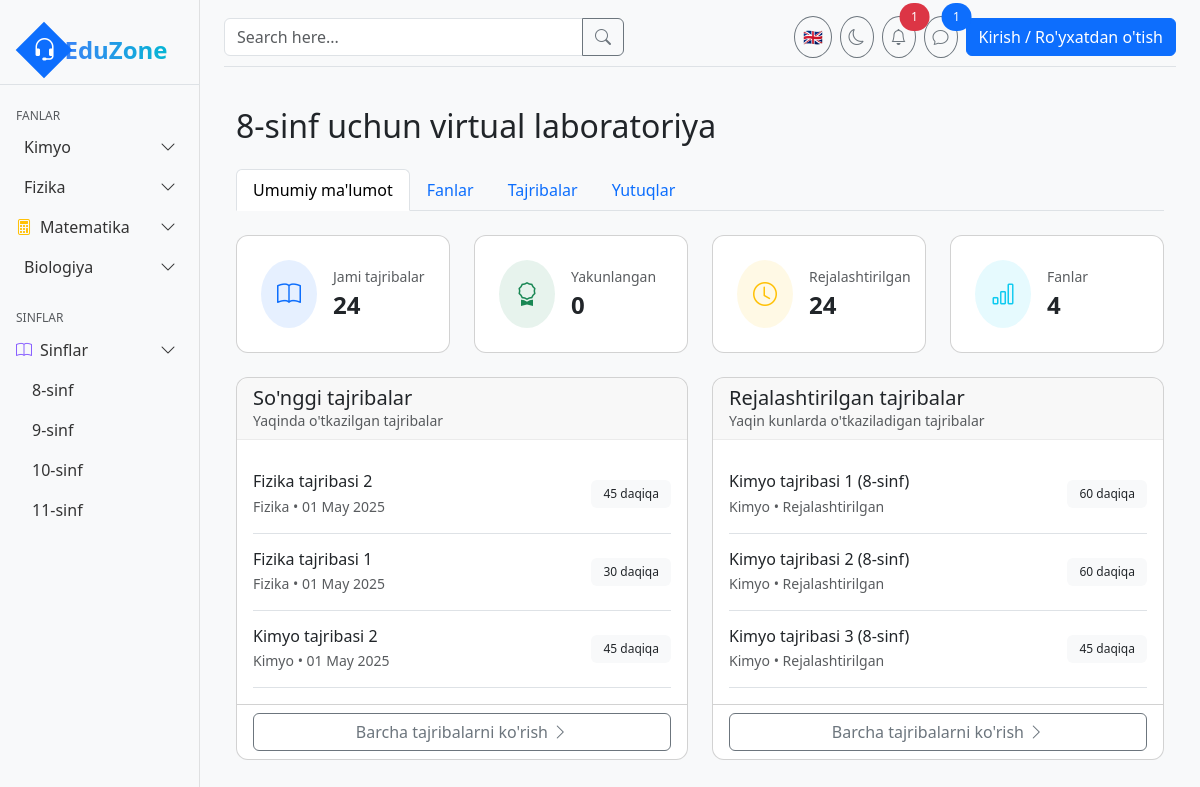
/sinf/8/, run on the app's committed database.
### core/models.py (models this page shows, shortened)
class Grade(models.Model):
    number = models.IntegerField(unique=True)
    description = models.TextField(blank=True)

class Experiment(models.Model):
    DIFFICULTY_CHOICES = [
        ('easy', 'Oson'),
        ('medium', 'O\'rta'),
        ('hard', 'Qiyin'),
    ]
    title = models.CharField(max_length=200)
    slug = models.SlugField(unique=True)
    subject = models.ForeignKey(Subject, on_delete=models.CASCADE, related_name='experiments')
    grade = models.ForeignKey(Grade, on_delete=models.CASCADE, related_name='experiments')
    description = models.TextField()
    difficulty = models.CharField(max_length=10, choices=DIFFICULTY_CHOICES, default='medium')
    duration = models.CharField(max_length=50, help_text="e.g., '30 daqiqa'")
    instructions = models.TextField(blank=True)
    link = models.CharField(max_length=200, blank=True, null=True)
    is_vr = models.BooleanField(default=False, help_text="Is this a VR experiment?")
    created_at = models.DateTimeField(auto_now_add=True)
    updated_at = models.DateTimeField(auto_now=True)

class Subject(models.Model):
    name = models.CharField(max_length=100)
    slug = models.SlugField(unique=True)
    icon = models.CharField(max_length=50, help_text="Icon name (e.g., 'beaker', 'atom')")
    color = models.CharField(max_length=50, default="text-blue-500")
    bg_color = models.CharField(max_length=50, default="bg-blue-100")
    description = models.TextField(blank=True)

### core/views.py (the view, shortened to what this page needs)
# urls.py: path('sinf/<int:grade_number>/', views.grade_dashboard, name='grade_dashboard'),
def grade_dashboard(request, grade_number):
    grade = get_object_or_404(Grade, number=grade_number)
    subjects = Subject.objects.all()
    experiments = Experiment.objects.filter(grade=grade)
    user_progress = None
    achievements = []
    recent_experiments = experiments.order_by('-created_at')[:3]
    return render(request, 'grade_dashboard.html', {
        'grade': grade,
        'subjects': subjects,
        'experiments': experiments,
        'user_progress': user_progress,
        'recent_experiments': recent_experiments,
        'achievements': achievements,
    })

### core/templatetags/core_tags.py (called while the page is built)
@register.filter
def filter_by_subject(experiments, subject):
    if isinstance(experiments, QuerySet):
        return experiments.filter(subject=subject)
    return [exp for exp in experiments if exp.subject == subject]

@register.filter
def completed_count(user_experiments, experiments):
    if not user_experiments:
        return 0
    count = 0
    for exp in experiments:
        if exp.id in user_experiments and user_experiments[exp.id]:
            count += 1
    return count

### templates/grade_dashboard.html (shortened to what this page needs)
{% extends 'base.html' %}
{% load core_tags %}
{% load static %}
{% block content %}
<div class="container-fluid py-4">
    <div class="d-flex justify-content-between align-items-center mb-4">
        <h2 class="mb-0">{{ grade.number }}-sinf uchun virtual laboratoriya</h2>
    </div>
    <ul class="nav nav-tabs mb-4" id="gradeTabs" role="tablist">
        <li class="nav-item" role="presentation">
            <button class="nav-link active" id="overview-tab" data-bs-toggle="tab" data-bs-target="#overview" type="button" role="tab" aria-controls="overview" aria-selected="true">Umumiy ma'lumot</button>
        </li>
        <li class="nav-item" role="presentation">
            <button class="nav-link" id="subjects-tab" data-bs-toggle="tab" data-bs-target="#subjects" type="button" role="tab" aria-controls="subjects" aria-selected="false">Fanlar</button>
        </li>
        <li class="nav-item" role="presentation">
            <button class="nav-link" id="experiments-tab" data-bs-toggle="tab" data-bs-target="#experiments" type="button" role="tab" aria-controls="experiments" aria-selected="false">Tajribalar</button>
        </li>
        <li class="nav-item" role="presentation">
            <button class="nav-link" id="achievements-tab" data-bs-toggle="tab" data-bs-target="#achievements" type="button" role="tab" aria-controls="achievements" aria-selected="false">Yutuqlar</button>
        </li>
    </ul>
    <div class="tab-content" id="gradeTabsContent">
        <div class="tab-pane fade show active" id="overview" role="tabpanel" aria-labelledby="overview-tab">
            <div class="row g-4 mb-4">
                <div class="col-md-3">
                    <div class="card h-100">
                        <div class="card-body p-4">
                            <div class="d-flex align-items-center gap-3">
                                <div class="bg-primary bg-opacity-10 p-3 rounded-circle">
                                    <i class="bi bi-book text-primary" style="font-size: 1.5rem;"></i>
                                </div>
                                <div>
                                    <div class="text-muted small">Jami tajribalar</div>
                                    <div class="fs-4 fw-bold">{{ experiments.count }}</div>
                                </div>
                            </div>
                        </div>
                    </div>
                </div>
                <div class="col-md-3">
                    <div class="card h-100">
                        <div class="card-body p-4">
                            <div class="d-flex align-items-center gap-3">
                                <div class="bg-success bg-opacity-10 p-3 rounded-circle">
                                    <i class="bi bi-award text-success" style="font-size: 1.5rem;"></i>
                                </div>
                                <div>
                                    <div class="text-muted small">Yakunlangan</div>
                                    <div class="fs-4 fw-bold">{% if user_progress %}{{ user_progress.completed_experiments }}{% else %}0{% endif %}</div>
                                </div>
                            </div>
                        </div>
                    </div>
                </div>
                <div class="col-md-3">
                    <div class="card h-100">
                        <div class="card-body p-4">
                            <div class="d-flex align-items-center gap-3">
                                <div class="bg-warning bg-opacity-10 p-3 rounded-circle">
                                    <i class="bi bi-clock text-warning" style="font-size: 1.5rem;"></i>
                                </div>
                                <div>
                                    <div class="text-muted small">Rejalashtirilgan</div>
                                    <div class="fs-4 fw-bold">
                                        {% if user_progress %}
                                            {{ experiments.count|add:"-"|add:user_progress.completed_experiments }}
                                        {% else %}
                                            {{ experiments.count }}
                                        {% endif %}
                                    </div>
                                </div>
                            </div>
                        </div>
                    </div>
                </div>
                <div class="col-md-3">
                    <div class="card h-100">
                        <div class="card-body p-4">
                            <div class="d-flex align-items-center gap-3">
                                <div class="bg-info bg-opacity-10 p-3 rounded-circle">
                                    <i class="bi bi-bar-chart text-info" style="font-size: 1.5rem;"></i>
                                </div>
                                <div>
                                    <div class="text-muted small">Fanlar</div>
                                    <div class="fs-4 fw-bold">{{ subjects.count }}</div>
                                </div>
                            </div>
                        </div>
                    </div>
                </div>
            </div>
            <div class="row g-4">
                <div class="col-md-6">
                    <div class="card h-100">
                        <div class="card-header">
                            <h5 class="card-title mb-0">So'nggi tajribalar</h5>
                            <p class="card-text text-muted small">Yaqinda o'tkazilgan tajribalar</p>
                        </div>
                        <div class="card-body">
                            <div class="list-group list-group-flush">
                                {% for experiment in recent_experiments %}
                                <div class="list-group-item px-0 d-flex justify-content-between align-items-center border-bottom">
                                    <div>
                                        <h6 class="mb-1">{{ experiment.title }}</h6>
                                        <p class="text-muted small mb-0">{{ experiment.subject.name }} • {{ experiment.created_at|date:"d M Y" }}</p>
                                    </div>
                                    <span class="badge bg-light text-dark">{{ experiment.duration }}</span>
                                </div>
                                {% empty %}
                                <div class="text-center py-3 text-muted">
                                    <p>Hozircha tajribalar mavjud emas</p>
                                </div>
                                {% endfor %}
                            </div>
                        </div>
                        <div class="card-footer bg-transparent">
                            <button class="btn btn-outline-secondary w-100">
                                Barcha tajribalarni ko'rish
                                <i class="bi bi-chevron-right"></i>
                            </button>
                        </div>
                    </div>
                </div>
                <div class="col-md-6">
                    <div class="card h-100">
                        <div class="card-header">
                            <h5 class="card-title mb-0">Rejalashtirilgan tajribalar</h5>
                            <p class="card-text text-muted small">Yaqin kunlarda o'tkaziladigan tajribalar</p>
                        </div>
                        <div class="card-body">
                            <div class="list-group list-group-flush">
                                {% for experiment in experiments|slice:":3" %}
                                <div class="list-group-item px-0 d-flex justify-content-between align-items-center border-bottom">
                                    <div>
                                        <h6 class="mb-1">{{ experiment.title }}</h6>
                                        <p class="text-muted small mb-0">{{ experiment.subject.name }} • Rejalashtirilgan</p>
                                    </div>
                                    <span class="badge bg-light text-dark">{{ experiment.duration }}</span>
                                </div>
                                {% empty %}
                                <div class="text-center py-3 text-muted">
                                    <p>Hozircha rejalashtirilgan tajribalar mavjud emas</p>
                                </div>
                                {% endfor %}
                            </div>
                        </div>
                        <div class="card-footer bg-transparent">
                            <button class="btn btn-outline-secondary w-100">
                                Barcha tajribalarni ko'rish
                                <i class="bi bi-chevron-right"></i>
                            </button>
                        </div>
                    </div>
                </div>
            </div>
        </div>
    </div>
</div>
{% endblock %}

### static/css/style.css (style rules this page uses)
body { min-height: 100vh; background-color: #f8f9fa; }
.card { border-radius: 0.75rem; transition: transform 0.2s ease, box-shadow 0.2s ease; }
.card-header { border-top-left-radius: 0.75rem !important; border-top-right-radius: 0.75rem !important; border-bottom: 1px solid rgba(0, 0, 0, 0.05); }
.card-footer { border-bottom-left-radius: 0.75rem !important; border-bottom-right-radius: 0.75rem !important; }
.list-group-item { padding: 1rem; border-color: rgba(0, 0, 0, 0.05); }
.badge { padding: 0.5rem 0.75rem; font-weight: 500; }

### data on the page
Grade: number "8"
Experiment: title "Fizika tajribasi 2", subject.name "Fizika", created_at "01 May 2025", duration "45 daqiqa"
Experiment: title "Fizika tajribasi 1", subject.name "Fizika", created_at "01 May 2025", duration "30 daqiqa"
Experiment: title "Kimyo tajribasi 2", subject.name "Kimyo", created_at "01 May 2025", duration "45 daqiqa"
Experiment: title "Kimyo tajribasi 1 (8-sinf)", subject.name "Kimyo", duration "60 daqiqa"
Experiment: title "Kimyo tajribasi 2 (8-sinf)", subject.name "Kimyo", duration "60 daqiqa"
Experiment: title "Kimyo tajribasi 3 (8-sinf)", subject.name "Kimyo", duration "45 daqiqa"

### other printed values
{{ experiments.count }} "24"
{{ subjects.count }} "4"
